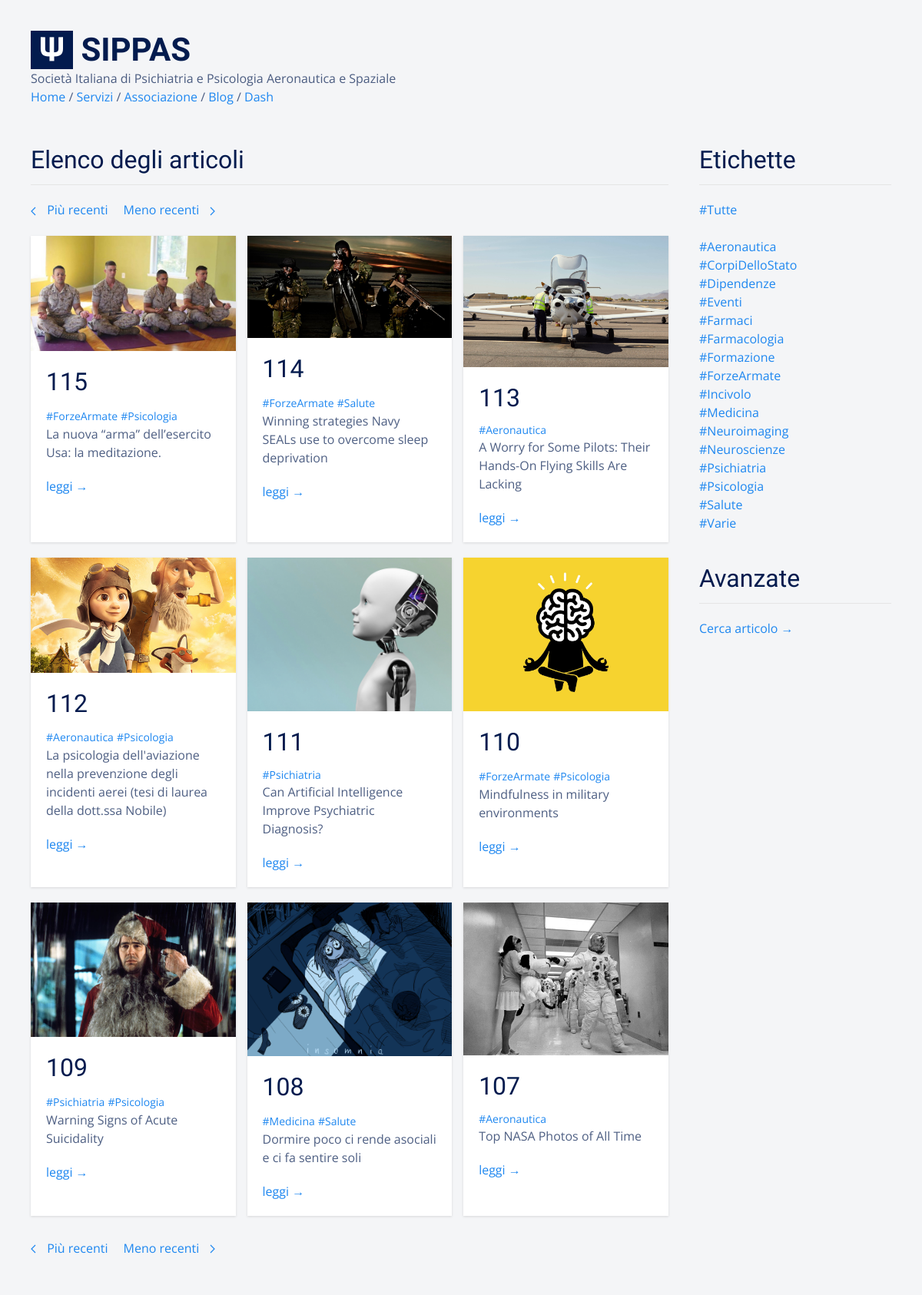
Screenshot of /blog/ with the database file from the repository.
### tables this page shows
CREATE TABLE "posts" (
  "id" integer NOT NULL,
  "title" text,
  "body" TEXT,
  "teaser" text,
  "tags" TEXT,
  "is_sticky" integer,
  "author" text,
  "created_at" TEXT,
  "updated_at" text,
  "published_at" TEXT,
  PRIMARY KEY ("id")
);

### flaskApp/blueprints/blog/routes.py (the view)
@bp_blog.route("/")
@cache.cached()
def posts():
  posts = query_db("SELECT * FROM posts ORDER BY id DESC LIMIT ?", [ BLOG_PAGE_SIZE ])
  return render_template(
    "blog/posts.html",
    posts=posts,
    tags=TAGS,
    pagination="blog/posts_pagination.html"
  )

### flaskApp/__init__.py (called while the page is built)
@app.after_request
def after_request(response):
  if request.path != "/":
    response.set_cookie("sippas_cookie_consent", value="set",  expires=datetime.datetime.now() + datetime.timedelta(days=365))
  return response

### flaskApp/db/sqlite.py (called while the page is built)
def dict_factory(cursor, row):
  d = {}
  for idx, col in enumerate(cursor.description):
    d[col[0]] = row[idx]
  return d

def get_db():
  if "db" not in g:
    g.db = sqlite3.connect(
      db_path,
      detect_types=sqlite3.PARSE_DECLTYPES,
      isolation_level="DEFERRED"
    )
    g.db.cursor().execute("PRAGMA journal_mode=WAL")
    g.db.row_factory = dict_factory
  return g.db

def query_db(query, args=(), one=False):
  with closing(get_db().cursor().execute(query, args)) as cur:
    rv = cur.fetchall()
    return (rv[0] if rv else None) if one else rv

### flaskApp/blueprints/blog/templates/blog/posts.html
{% extends 'base.html' %}
{% block content %}
<div class="uk-section">
  <div class="uk-container">
    <div class="uk-grid">
      <div class="uk-width-3-4@s">
        <h2 class="uk-heading-divider">Elenco degli articoli</h2>
        {% if posts %}
        <div class="uk-margin">
          {% include pagination %}
        </div>
        {% include 'blog/posts_list.html' %}
        {% else %}
        <div class="uk-margin">
          Nessun articolo trovato.
        </div>
        {% endif %}
      </div>
      <div class="uk-width-expand">
        <div>
          <h2 class="uk-heading-divider">Etichette</h2>
          {% include 'blog/tags_list.html' %}
          <h2 class="uk-heading-divider uk-margin-medium-top">Avanzate</h2>
          <div class="uk-margin-top">
            <a href="{{ url_for('blog.posts_search') }}">Cerca articolo &rarr;</a>
          </div>
        </div>
      </div>
    </div>
    {% if posts %}
    <div class="uk-margin-small-top">
      {% include pagination %}
    </div>
    {% endif %}
  </div>
</div>
{% endblock %}

### flaskApp/blueprints/blog/templates/blog/posts_list.html
<div class="uk-grid uk-grid-match uk-grid-small">
  {% for p in posts %}
  <div class="uk-width-1-2@s uk-width-1-3@l uk-margin-bottom">
    <div class="uk-card uk-card-default uk-card-small uk-margin">
      {% if p.teaser %}
      <div class="uk-card-media-top">
        <img src="{{ url_for('static', filename='blog/' + p.teaser | replace('#', p.id | string)) }}" />
      </div>
      {% endif %}
      <div class="uk-card-body uk-padding-small-top">
        <h2 class="uk-margin-remove">{{ p.id }}</h2>
        <div class="uk-margin-small">
          <p class="uk-margin-remove">
            {% for tag in p.tags.split(' ') %} <a class="uk-text-small"
              href="{{ url_for('blog.posts_tagged', tag=tag) }}">{{ tag }}</a> {% endfor %}
          </p>
          <p class="uk-margin-remove">{{ p.title }}</p>
        </div>
        <div class="uk-margin">
          <a href="{{ url_for('blog.view_post', id=p.id) }}">leggi &rarr;</a>
        </div>
      </div>
    </div>
  </div>
  {% endfor %}
</div>

### flaskApp/static/css/main.css (style rules this page uses)
html { font-family: 'Open Sans', sans-serif; font-size: 16px; font-weight: normal; line-height: 1.5; background: #f4f5f7; color: rgba(3,27,78,0.7); }
h1, .uk-h1, h2, .uk-h2, h3, .uk-h3, h4, .uk-h4, h5, .uk-h5, h6, .uk-h6 { font-family: 'Yanone Kaffeesatz', sans-serif; margin: 0 0 20px 0; font-weight: normal; color: #031b4e; text-transform: none; }
.uk-section { padding: 0px; padding-top: 30px; }
.uk-card-default { color: rgba(3,27,78,0.7) !important; -webkit-box-shadow: 0 1px 3px rgba(0,0,0,.12); box-shadow: 0 1px 3px rgba(0,0,0,.12); border: 0; }

### rows the page displays
posts: teaser+id (picture), id "115", tag "#ForzeArmate" "#Psicologia", title "La nuova “arma” dell’esercito Usa: la meditazione."
posts: teaser+id (picture), id "114", tag "#ForzeArmate" "#Salute", title "Winning strategies Navy SEALs use to overcome sleep deprivation"
posts: teaser+id (picture), id "113", tags "#Aeronautica", title "A Worry for Some Pilots: Their Hands-On Flying Skills Are Lacking"
posts: teaser+id (picture), id "112", tag "#Aeronautica" "#Psicologia", title "La psicologia dell'aviazione nella prevenzione degli incidenti aerei (tesi di laurea della dott.ssa Nobile)"
posts: teaser+id (picture), id "111", tags "#Psichiatria", title "Can Artificial Intelligence Improve Psychiatric Diagnosis?"
posts: teaser+id (picture), id "110", tag "#ForzeArmate" "#Psicologia", title "Mindfulness in military environments"
posts: teaser+id (picture), id "109", tag "#Psichiatria" "#Psicologia", title "Warning Signs of Acute Suicidality"
posts: teaser+id (picture), id "108", tag "#Medicina" "#Salute", title "Dormire poco ci rende asociali e ci fa sentire soli"
posts: teaser+id (picture), id "107", tags "#Aeronautica", title "Top NASA Photos of All Time"

### other values shown
{{ t }} "#Aeronautica" "#CorpiDelloStato" "#Dipendenze" "#Eventi" "#Farmaci" "#Farmacologia" "#Formazione" "#ForzeArmate" "#Incivolo" "#Medicina" "#Neuroimaging" "#Neuroscienze" "#Psichiatria" "#Psicologia" "#Salute" "#Varie"
